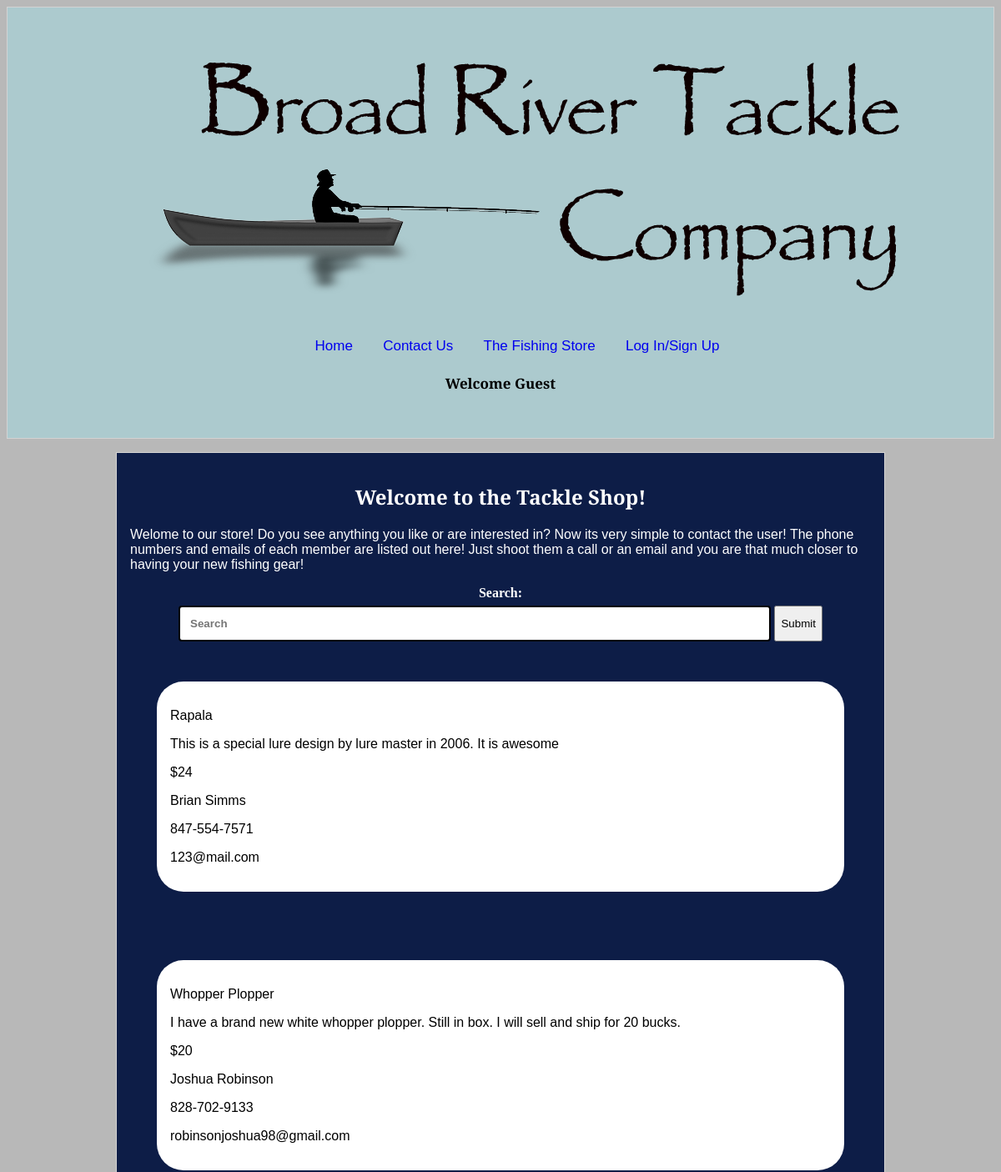
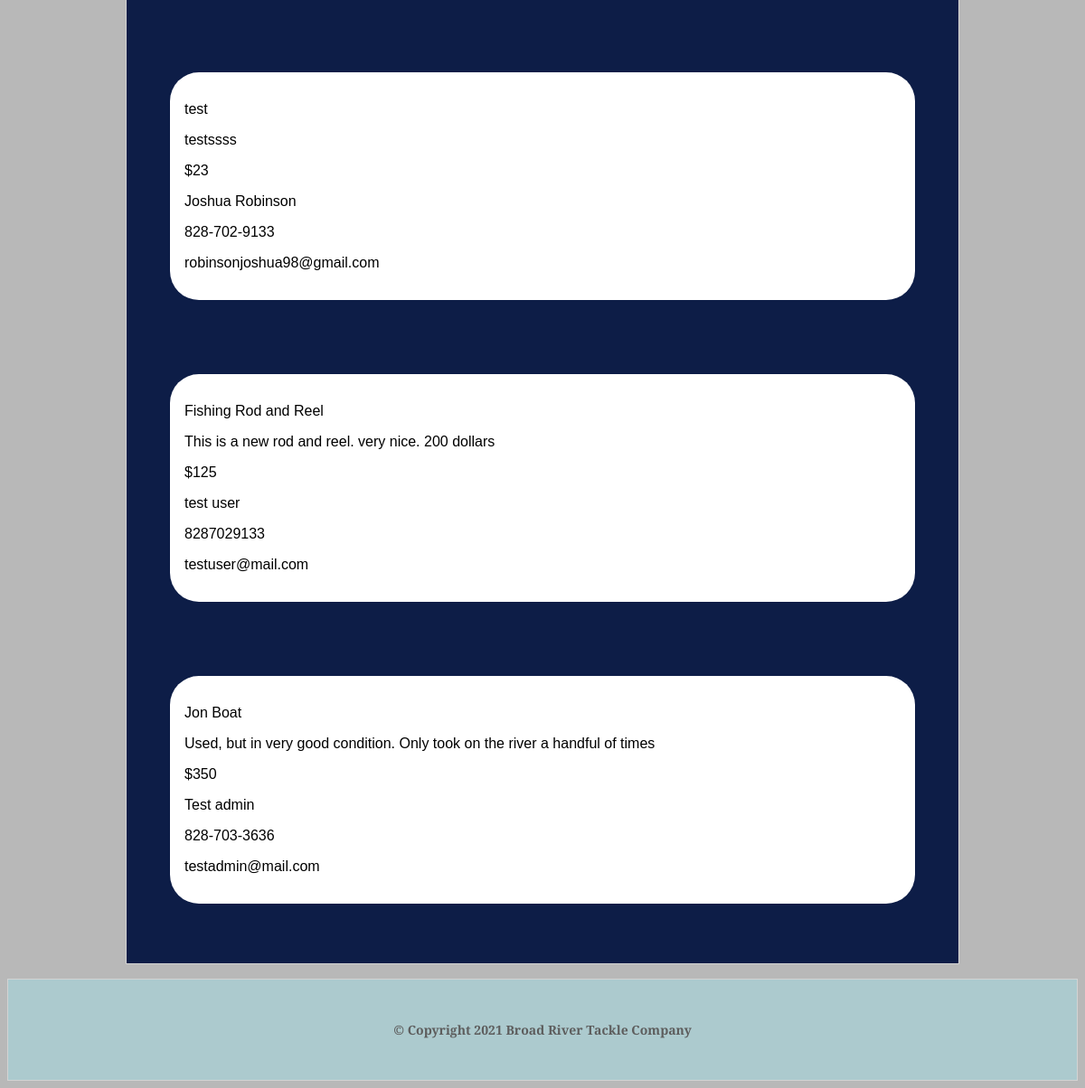
The page /store.php on the database its author committed (2 pictures, top to bottom).
### tables this page shows
CREATE TABLE `products` (
  `product_id` int(11) NOT NULL,
  `category_id` int(11) NOT NULL,
  `product_name` text NOT NULL,
  `descriptions` varchar(150) NOT NULL,
  `list_price` decimal(10,0) NOT NULL,
  `date_added` timestamp NOT NULL DEFAULT CURRENT_TIMESTAMP ON UPDATE CURRENT_TIMESTAMP,
  `userId` int(11) NOT NULL
);

CREATE TABLE `user` (
  `userId` int(11) NOT NULL,
  `email` varchar(55) NOT NULL,
  `passwords` char(60) NOT NULL,
  `firstName` text NOT NULL,
  `lastName` text NOT NULL,
  `userLevel` varchar(1) NOT NULL DEFAULT 'u',
  `phone` varchar(14) DEFAULT NULL
);

### store.php (the view)
<?php
include_once "header.php"
?>
<main>
  <h2>Welcome to the Tackle Shop!</h2>
  <p id="intro">Welome to our store! Do you see anything you like or are interested in? Now its very simple to contact the user! The phone numbers and emails of each member are listed out here!
    Just shoot them a call or an email and you are that much closer to having your new fishing gear! </p>
  <form action="search.inc.php" method="POST">
    <label for="search" id="search" class="white">Search:</label><br>
    <input type="text" name="search" placeholder="Search" id="search">
    <button type="submit" name="submit-search" id="search">Submit</button>
  </form>
  <?php
    $sql = "select products.product_name, products.descriptions, products.list_price, user.phone, user.email, user.firstName, user.lastName from products inner join user on products.userId = user.userId";
    $result = mysqli_query($conn, $sql);
    while($row = mysqli_fetch_assoc($result)) {
        echo "<div id='store'><p>" . $row['product_name']. "</p><p>" . $row['descriptions']. "</p><p>$". $row['list_price']. " </p><p>" . $row['firstName']." " . $row['lastName']. "</p><p>" . $row['phone']. "</p><p>" . $row['email']. "</p></div><br>";
    }
    ?>
</main>
<?php
 include_once "footer.php";
?>

### header.php (shortened to what this page needs)
<?php
 if(!isset($_SESSION["email"])) {
  $userResult = '';
}
?>
<!DOCTYPE html>
<html lang="en">
<head>
  <link rel="stylesheet" href="css/styles.css?v=<?php echo time(); ?>">
</head>
<body>
  <header>
    <img src="assets/img/logoFinal.png" alt="BRT-Logo" height="342" width="1000">
    <nav>
      <ul>
        <li><a href="index.php">Home</a></li>
        <li><a href="contact-us.php">Contact Us</a></li>
        <li><a href="store.php">The Fishing Store</a></li>
        <?php
            if(!isset($_SESSION["email"])) {
              echo "<li><a href='login.php'>Log In/Sign Up</a></li>";
            }
            ?>
      </ul>
    </nav>
    <?php
  if($userResult == "u") {
           echo "<h4>Welcome User $fName!</h4>";
         }else if ($userResult == "a"){
          echo "<h4>Welcome Admin $fName!</h4>";
         } else {
            echo "<h4>Welcome Guest </h4>";
            }
?>
  </header>

### footer.php
<footer>
  <h3>&copy; Copyright 2021 Broad River Tackle Company</h3>
</footer>
</html>

### css/styles.css (style rules this page uses)
html { background-color: rgb(184, 184, 184); text-align: center; }
p, a { font-family: 'Merriweather Sans', sans-serif; }
h1, h2, h3, h4 { font-family: 'Libre Baskerville', serif; text-align: center; }
ul { font-family: 'PT Serif', serif; text-align: center; }
h1, h2, h3, p { color: #fff; }
li { display: inline; padding: 1rem; }
#intro { text-align: left; }
a, li { text-decoration: none; }
header { background-color: #accace; border: solid 1px #d3d3d3; font-size: calc(12px + (21 - 16) * (100vw - 320px) / (1200 - 320)); margin-bottom: 0; padding: 2rem; }
img { height: auto; max-width: 100%; }
main { background-color: rgb(13, 29, 71); border: solid 1px #d3d3d3; font-size: calc(12px + (20 - 16) * (100vw - 320px) / (1200 - 320)); margin: 1rem auto; padding: 1rem; width: 75%; }
input[type=text], select, textarea, input[type=password] { border: 2px solid #000; border-radius: 4px; box-sizing: border-box; font-weight: bold; margin-top: 6px; margin-bottom: 16px; padding: 12px; resize: vertical; width: 80%; }
label { font-weight: bold; margin: 2rem; }
footer { background-color: #accace; border: solid 1px #d3d3d3; font-size: calc(8px + (20 - 16) * (100vw - 320px) / (1200 - 320)); margin-bottom: 0; padding: 2rem; }
footer h3 { color: rgb(93, 93, 93); }
#store { background-color: #fff; border-radius: 2rem; margin: 2rem; padding: 1rem; }
#store p { color: #000; text-align: left; }
#search { height: 2.7rem; }
.white { color: #fff; }

### rows shown on the page
products: product_name "Rapala", descriptions "This is a special lure design by lure master in 2006. It is awesome", list_price "24", userId.firstName "Brian", userId.lastName "Simms", userId.phone "847-554-7571", userId.email "123@mail.com"
products: product_name "Whopper Plopper", descriptions "I have a brand new white whopper plopper. Still in box. I will sell and ship for 20 bucks.", list_price "20", userId.firstName "Joshua", userId.lastName "Robinson", userId.phone "828-702-9133", userId.email "robinsonjoshua98@gmail.com"
products: product_name "test", descriptions "testssss", list_price "23", userId.firstName "Joshua", userId.lastName "Robinson", userId.phone "828-702-9133", userId.email "robinsonjoshua98@gmail.com"
products: product_name "Fishing Rod and Reel", descriptions "This is a new rod and reel. very nice. 200 dollars", list_price "125", userId.firstName "test", userId.lastName "user", userId.phone "8287029133", userId.email "testuser@mail.com"
products: product_name "Jon Boat", descriptions "Used, but in very good condition. Only took on the river a handful of times", list_price "350", userId.firstName "Test", userId.lastName "admin", userId.phone "828-703-3636", userId.email "testadmin@mail.com"
